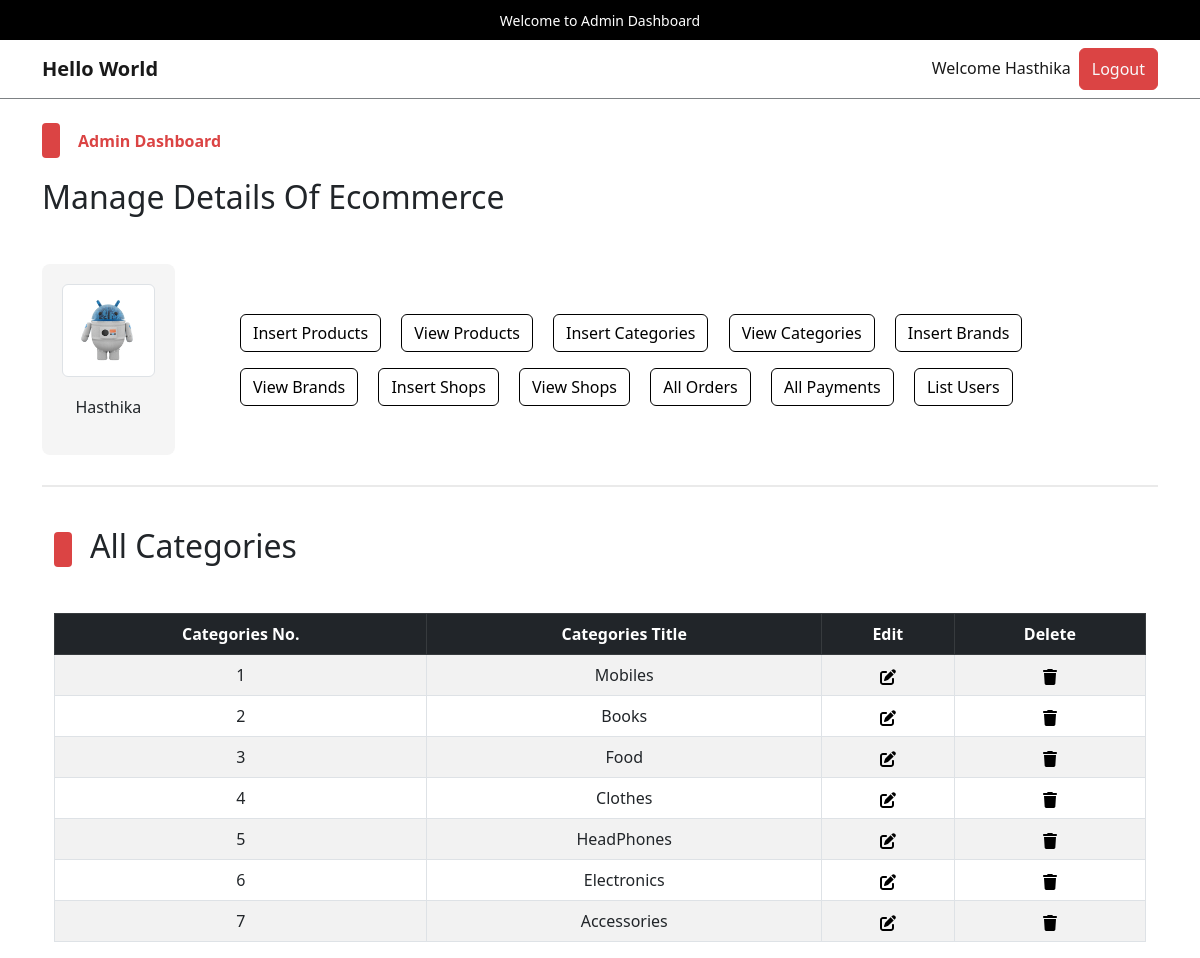
Page /admin/index.php?view_categories (signed in) on the committed database.
### tables this page shows
CREATE TABLE `admin_table` (
  `admin_id` int(11) NOT NULL,
  `admin_name` varchar(100) NOT NULL,
  `admin_email` varchar(200) NOT NULL,
  `admin_image` varchar(255) NOT NULL,
  `admin_password` varchar(255) NOT NULL
);

CREATE TABLE `categories` (
  `category_id` int(11) NOT NULL,
  `category_title` varchar(100) NOT NULL
);

### admin/view_categories.php (the view, shortened to what this page needs)
<!DOCTYPE html>
<html lang="en">
<head>
</head>
<body>
    <div class="container">
        <div class="categ-header">
            <div class="sub-title">
                <span class="shape"></span>
                <h2>All Categories</h2>
            </div>
        </div>
        <div class="table-data">
            <table class="table table-bordered table-hover table-striped text-center">
                <thead class="table-dark">
                    <tr>
                        <th>Categories No.</th>
                        <th>Categories Title</th>
                        <th>Edit</th>
                        <th>Delete</th>
                    </tr>
                </thead>
                <tbody>
                    <?php
                        $get_category_query = "SELECT * FROM `categories`";
                        $get_category_result = mysqli_query($con,$get_category_query);
                        $id_number = 1;
                        while($row_fetch_categories = mysqli_fetch_array($get_category_result)){
                            $category_id = $row_fetch_categories['category_id'];
                            $category_title = $row_fetch_categories['category_title'];
                            echo "
                            <tr>
                            <td>$id_number</td>
                            <td>$category_title</td>
                            <td>
                                <a href='index.php?edit_category=$category_id'>
                                </a>
                            </td>
                            <td>
                                <a href='index.php?delete_category=$category_id' data-bs-toggle='modal' data-bs-target='#deleteModal_$category_id'>
                                </a>
                                <div class='modal fade' id='deleteModal_$category_id' tabindex='-1' aria-labelledby='deleteModal_$category_id.Label' aria-hidden='true'>
                                                            <a class='text-light' href='index.php?delete_brand=$category_id'>
                                                                Delete $category_title
                                                            </a>
                                </div>
                            </td>
                        </tr>
                            ";
                            $id_number++;
                        }
                    ?>
                </tbody>
            </table>
        </div>
    </div>
</body>
</html>

### admin/index.php (shortened to what this page needs)
<?php
    include('../functions/common_functions.php');
    if(isset($_SESSION['admin_username'])){
        $admin_name = $_SESSION['admin_username'];
        $get_admin_data = "SELECT * FROM `admin_table` WHERE admin_name = '$admin_name'";
        $get_admin_result = mysqli_query($con,$get_admin_data);
        $row_fetch_admin_data = mysqli_fetch_array($get_admin_result);
        $admin_name = $row_fetch_admin_data['admin_name'];
        $admin_image = $row_fetch_admin_data['admin_image'];
    }else{
        echo "<script>window.open('./admin_login.php','_self');</script>";
    }
?>
<!DOCTYPE html>
<html lang="en">
<head>
    <link rel="stylesheet" href="../assets/css/bootstrap.css" />
    <link rel="stylesheet" href="../assets/css/main.css" />
</head>
<body>
    <div class="upper-nav primary-bg p-2 px-3 text-center text-break">
        <span>Welcome to Admin Dashboard</span>
    </div>
    <nav class="navbar navbar-expand-lg navbar-light bg-light">
        <div class="container">
            <a class="navbar-brand fw-bold" href="#">Hello World</a>
            <div class="collapse navbar-collapse" id="navbarSupportedContentad">
                <ul class="navbar-nav ms-auto mb-2 mb-lg-0">
                    <li class="nav-item">
                        <a class="nav-link active" aria-current="page" href="#">Welcome <?php echo $admin_name;?></a>
                    </li>
                    <li class="nav-item">
                    <button class="btn btn-primary p-0 px-1">
                            <a href="./admin_logout.php" class="nav-link text-light">Logout</a>
                        </button>
                    </li>
                </ul>
            </div>
        </div>
    </nav>
    <div class="control">
        <div class="container pt-4 pb-0">
            <div class="categ-header">
                <div class="sub-title">
                    <span class="shape"></span>
                    <span class="title">Admin Dashboard</span>
                </div>
                <h2>Manage Details Of Ecommerce</h2>
            </div>
            <div class="row align-items-center">
                <div class="col-md-2">
                    <div class="admin-image">
                        <a href="./index.php"><img src="./admin_images/<?php echo $admin_image;?>" class="img-thumbnail" alt="Admin Photo"></a>
                        <p><?php echo $admin_name;?></p>
                    </div>
                </div>
                <div class="col-md-10">
                    <div class="buttons">
                        <button class="btn btn-outline-primary m-2">
                            <a href="./insert_product.php" class="nav-link">Insert Products</a>
                        </button>
                        <button class="btn btn-outline-primary m-2">
                            <a href="index.php?view_products" class="nav-link">View Products</a>
                        </button>
                        <button class="btn btn-outline-primary m-2">
                            <a href="index.php?insert_category" class="nav-link">Insert Categories</a>
                        </button>
                        <button class="btn btn-outline-primary m-2">
                            <a href="index.php?view_categories" class="nav-link">View Categories</a>
                        </button>
                        <button class="btn btn-outline-primary m-2">
                            <a href="index.php?insert_brand" class="nav-link">Insert Brands</a>
                        </button>
                        <button class="btn btn-outline-primary m-2">
                            <a href="index.php?view_brands" class="nav-link">View Brands</a>
                        </button>
                        <button class="btn btn-outline-primary m-2">
                            <a href="index.php?insert_shops" class="nav-link">Insert Shops</a>
                        </button>
                        <button class="btn btn-outline-primary m-2">
                            <a href="index.php?view_shops" class="nav-link">View Shops</a>
                        </button>
                        <button class="btn btn-outline-primary m-2">
                            <a href="index.php?list_orders" class="nav-link">All Orders</a>
                        </button>
                        <button class="btn btn-outline-primary m-2">
                            <a href="index.php?list_payments" class="nav-link">All Payments</a>
                        </button>
                        <button class="btn btn-outline-primary m-2">
                            <a href="index.php?list_users" class="nav-link">List Users</a>
                        </button>
                    </div>
                </div>
            </div>
        </div>
    </div>
    <div class="container">
        <div class="divider"></div>
    </div>
    <div class="change-page">
        <div class="container">
            <?php
            if(isset($_GET['view_categories'])){
                include('./view_categories.php');
            }
            ?>
        </div>
    </div>
</body>
</html>

### assets/css/main.css (style rules this page uses)
* { -webkit-box-sizing: border-box; -moz-box-sizing: border-box; box-sizing: border-box; margin: 0; padding: 0; }
html { scroll-behavior: smooth; }
a { text-decoration: none; color: #000000; cursor: pointer; }
button, input[type="submit"] { cursor: pointer; }
ul { list-style: none; }
.primary-bg { background-color: #000; }
.divider { background-color: #eaeaea; height: 1.5px; width: 100%; margin-top: 30px; margin-bottom: 40px; }
.container .categ-header { display: flex; flex-direction: column; gap: 20px; margin-bottom: 40px; }
.container .categ-header .sub-title { display: flex; flex-direction: row; gap: 18px; align-items: center; }
.container .categ-header .sub-title span:nth-of-type(1) { width: 18px; height: 35px; background-color: #DB4444; border-radius: 4px; -webkit-border-radius: 4px; -moz-border-radius: 4px; -ms-border-radius: 4px; -o-border-radius: 4px; }
.shape { display: inline-block; width: 18px; height: 35px; background-color: #DB4444; border-radius: 4px; -webkit-border-radius: 4px; -moz-border-radius: 4px; -ms-border-radius: 4px; -o-border-radius: 4px; }
.container .categ-header .sub-title span:nth-of-type(2) { color: #DB4444; font-weight: bold; }
.upper-nav span { color: #ffffff; font-size: 14px; }
.bg-light { background-color: #ffffff !important; border-bottom: 1px solid #7D8184; }
.control .container .row .admin-image { width: 80%; background-color: #F5F5F5; padding: 20px; display: flex; flex-direction: column; gap:18px; align-items: center; border-radius: 8px; -webkit-border-radius: 8px; -moz-border-radius: 8px; -ms-border-radius: 8px; -o-border-radius: 8px; }
.control .container .row .admin-image img { width: 100%; }
.control .container .row .buttons a.nav-link { transition: 0s; -webkit-transition: 0s; -moz-transition: 0s; -ms-transition: 0s; -o-transition: 0s; }
td { vertical-align: middle; }

### rows in the picture
admin_table: admin_name "Hasthika", admin_image (picture)
categories: category_title "Mobiles"
categories: category_title "Books"
categories: category_title "Food"
categories: category_title "Clothes"
categories: category_title "HeadPhones"
categories: category_title "Electronics"
categories: category_title "Accessories"
